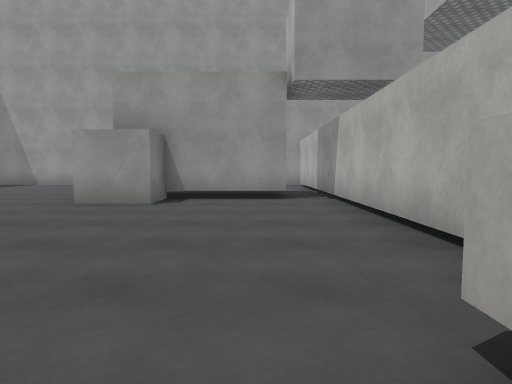
View 1 (above)

24 first-person views from a walk through a scene from a Unity 3-D project. The camera is 1.2 m above the floor, tilts 4° down and sees 75° across. The floor is counted in squares, 2 m on a side. Each view is taken from the middle of a square. On the plan, view 1 faces up. The plan holds only what a view shows up to about 10 squares ahead; the rest is blank. The place goes on beyond the plan. The player character is not drawn. Surface patterns are stand-ins for the level's own textures.

View 2
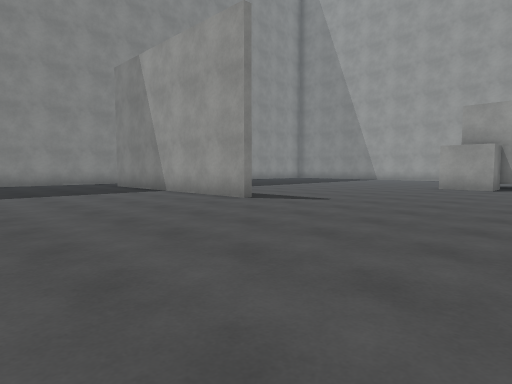

View 3
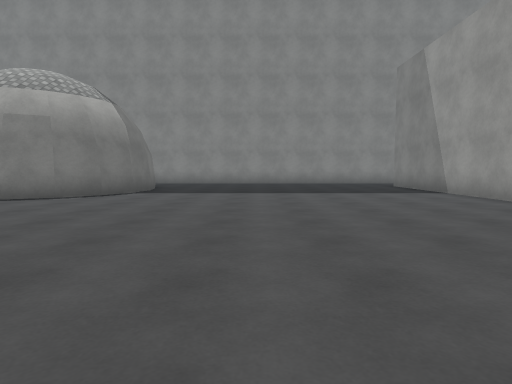

View 4
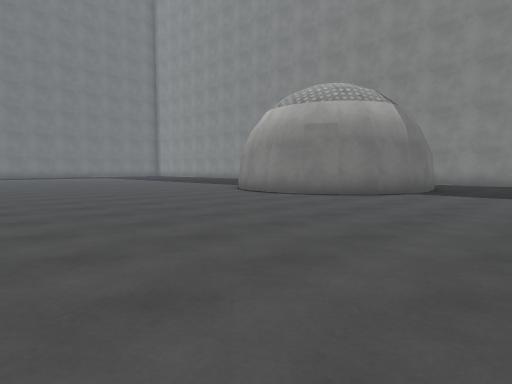

View 5
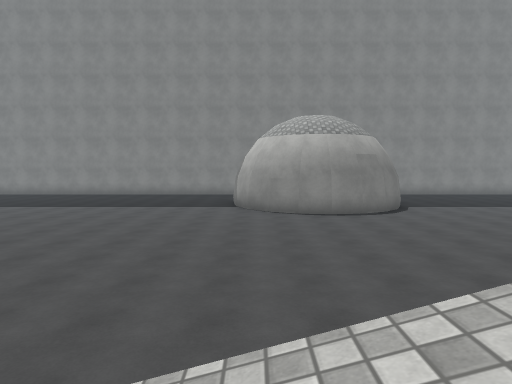

View 6
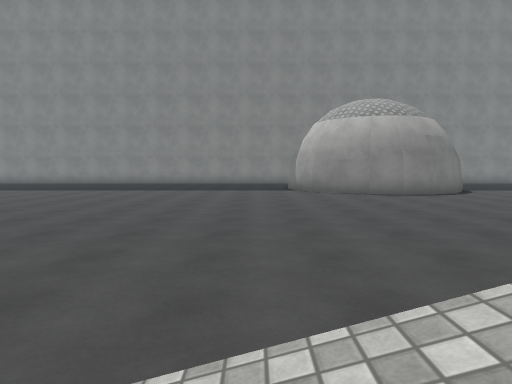

View 7
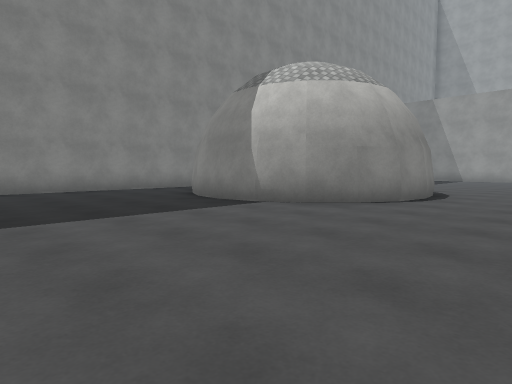

View 8
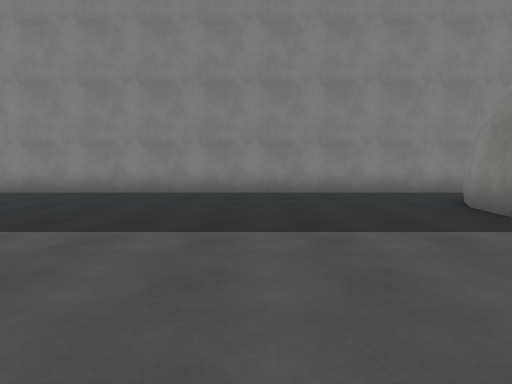

View 9
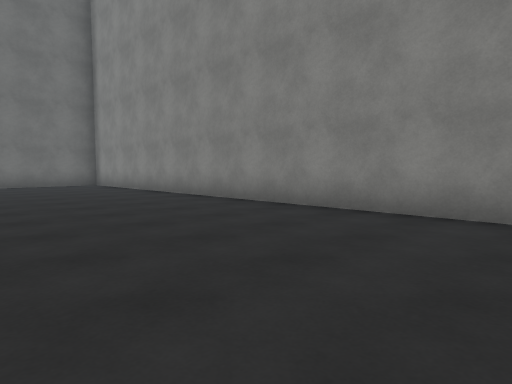

View 10
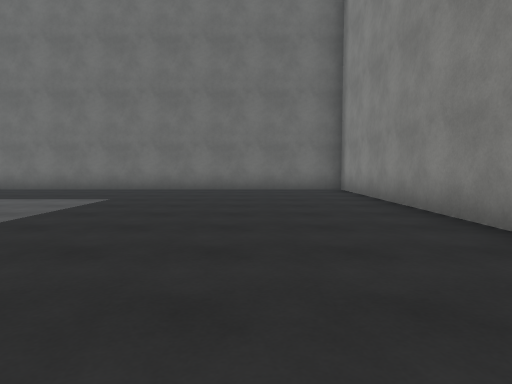

View 11
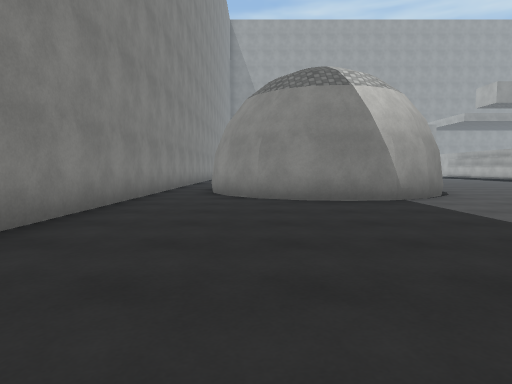

View 12
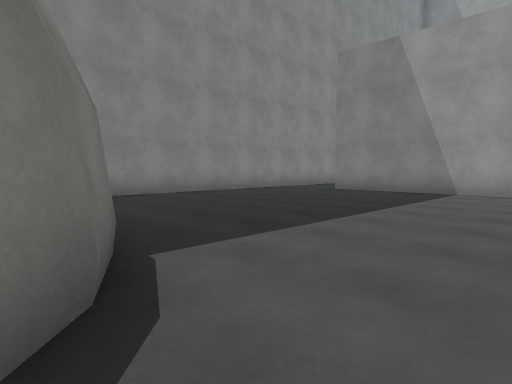

View 13
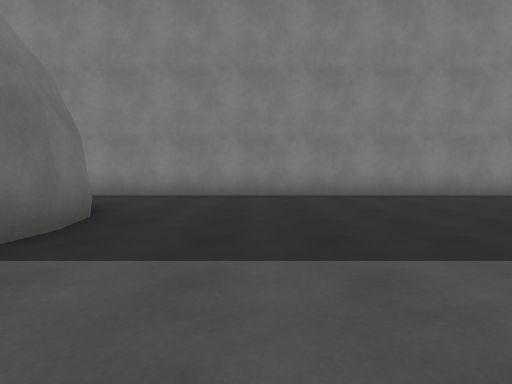

View 14
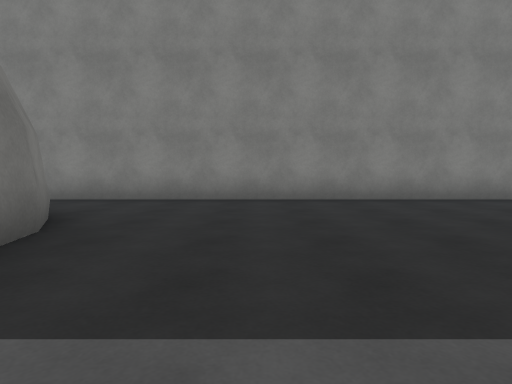

View 15
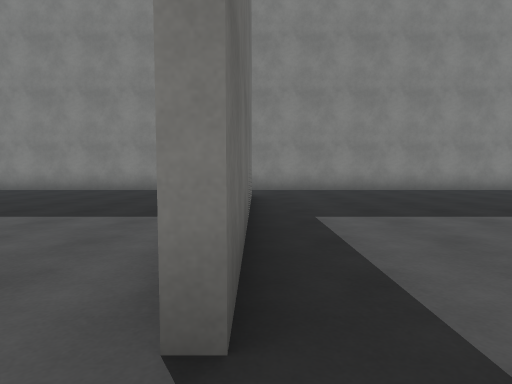

View 16
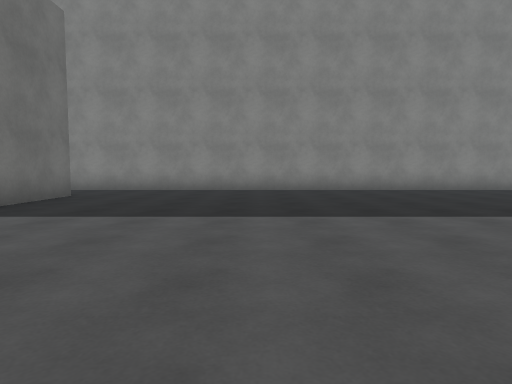

View 17
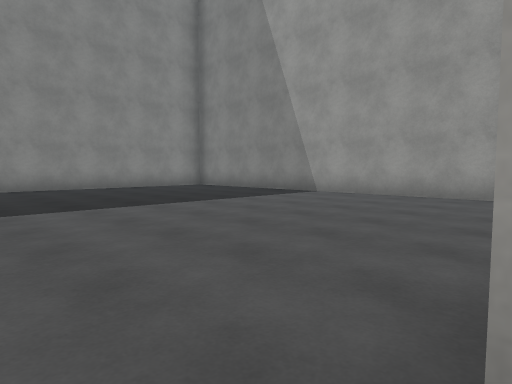

View 18
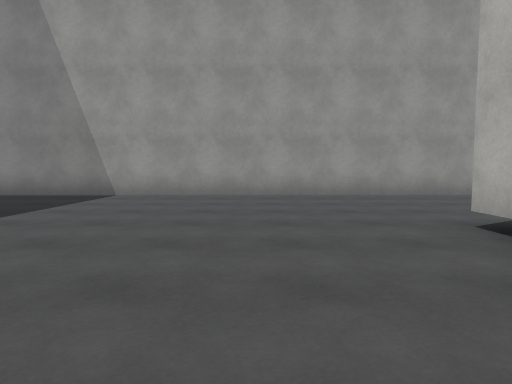

View 19
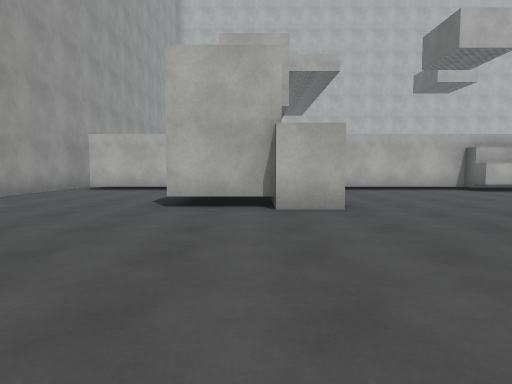

View 20
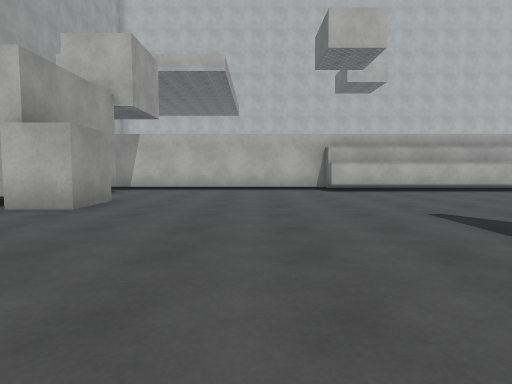

View 21
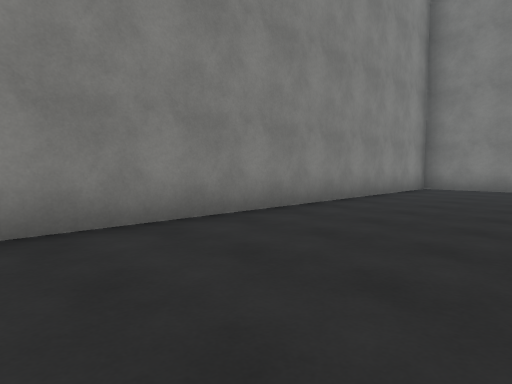

View 22
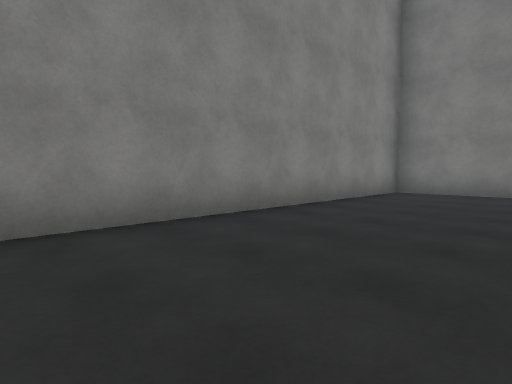

View 23
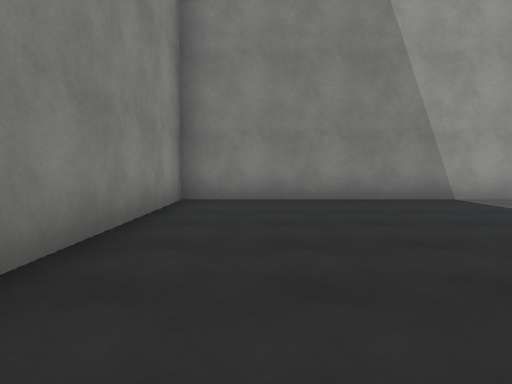

View 24
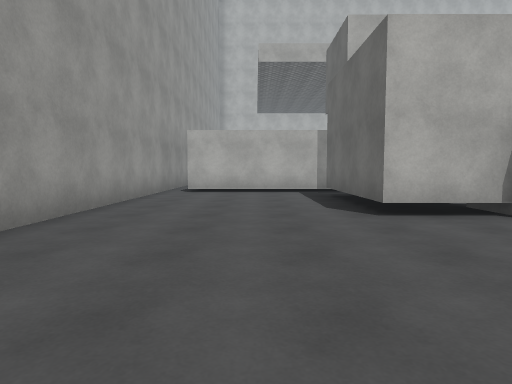

### Floor plan
Points are (right, up) in squares from view 1. A wall is a line through its corners. A room is listed if a view was taken in it or the views show most of it. See-through windows are left out.
Room 1 (views 1, 2, 3, 4, 5, 6, 7, 8, 9, 10, 11, 12, 13, 14, 15, 16, 17, 18, 19, 20, 21, 22, 23, 24)
walls: (1.1, -4) (1.1, 1.1); (0.7, -3.8) (0.7, 1) (1.6, 1) (1.6, 11.8); (-11, -8.5) (-10.1, -8.1) (-9.3, -7.9) (-8.3, -8.1) (-7.6, -8.5) (-6.9, -9.2) (-6.4, -10) (-6.3, -10.8) (-6.5, -11.8) (-6.8, -12.6) (-7.6, -13.3) (-8.3, -13.7) (-9.2, -13.8) (-10.2, -13.6) (-10.9, -13.3) (-11.6, -12.6) (-12.1, -11.7); (-5, -0.3) (-11.4, -0.3); (-11.4, -0.1) (-5, -0.1); (0.6, 6.6) (-1.8, 6.6); (-2.8, 6.6) (-2.8, 8.4) (0.6, 8.4); (-1.8, 6.7) (-1.8, 5.7) (-3.1, 5.7) (-3.1, 6.8); (3.1, 12.5) (-13.4, 12.5) (-13.4, -29.6) (-3.6, -29.6)

Positions as (right, up) in squares from view 1, and headings:
1: (0, 0), facing up
2: (0, -5), facing up-left
3: (0, -5), facing left
4: (0, -5), facing down-left
5: (3, -13), facing left
6: (3, -15), facing left
7: (-4, -18), facing up-left
8: (-5, -17), facing left
9: (-9, -17), facing down-left
10: (-11, -20), facing down
11: (-11, -20), facing up
12: (-6, -9), facing up-left
13: (-6, -6), facing left
14: (-7, -6), facing left
15: (-4, 0), facing left
16: (-4, 4), facing left
17: (-3, 5), facing up-left
18: (-5, 5), facing up
19: (-8, 7), facing right
20: (-8, 3), facing right
21: (-10, 2), facing up-left
22: (-10, 4), facing up-left
23: (-12, 6), facing up
24: (-7, 10), facing right
